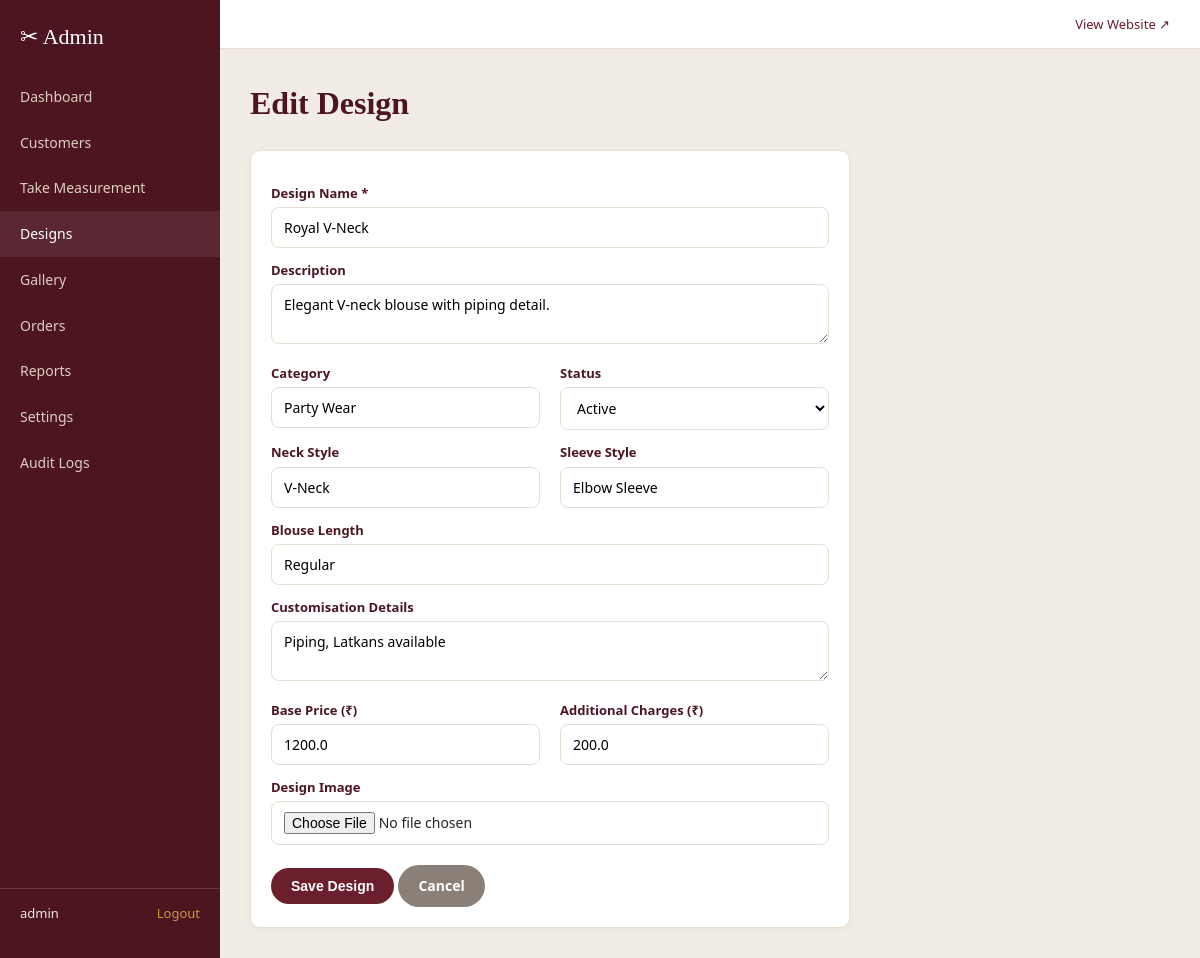
The page /admin/designs/1/edit (signed in) on the database its author committed.
### tables this page shows
CREATE TABLE designs (
    id                      INTEGER PRIMARY KEY AUTOINCREMENT,
    name                    TEXT NOT NULL,
    description             TEXT,
    category                TEXT,
    neck_style              TEXT,
    sleeve_style            TEXT,
    blouse_length           TEXT,
    customisation_details   TEXT,
    base_price              REAL NOT NULL DEFAULT 0,
    additional_charges      REAL NOT NULL DEFAULT 0,
    image_path              TEXT,
    status                  TEXT NOT NULL DEFAULT 'ACTIVE',   -- ACTIVE / INACTIVE
    created_at              TEXT NOT NULL DEFAULT (datetime('now')),
    modified_at             TEXT NOT NULL DEFAULT (datetime('now'))
);

### app/admin.py (the view, shortened to what this page needs)
@bp.route("/designs/<int:design_id>/edit", methods=["GET", "POST"])
@admin_login_required
def edit_design(design_id):
    design = db.query("SELECT * FROM designs WHERE id = ?", (design_id,), one=True)
    if not design:
        flash("Design not found.", "danger")
        return redirect(url_for("admin.designs"))
    return render_template("admin/design_form.html", design=design)

### app/db.py (called while the page is built)
def _connect_sqlite():
    path = current_app.config["SQLITE_PATH"]
    Path(path).parent.mkdir(parents=True, exist_ok=True)
    conn = sqlite3.connect(path)
    conn.row_factory = sqlite3.Row
    conn.execute("PRAGMA foreign_keys = ON")
    return conn

def get_db():
    if "db" not in g:
        engine = current_app.config["DB_ENGINE"]
        g.db = _connect_sqlite() if engine == "sqlite" else _connect_mssql()
        g.db_engine = engine
    return g.db

def _rows_to_dicts(cur, rows):
    columns = [col[0] for col in cur.description]
    return [dict(zip(columns, row)) for row in rows]

def query(sql, params=(), one=False):
    conn = get_db()
    cur = conn.cursor()
    cur.execute(sql, params)
    raw_rows = cur.fetchall()
    rows = _rows_to_dicts(cur, raw_rows)
    cur.close()
    if one:
        return rows[0] if rows else None
    return rows

### app/utils.py (called while the page is built)
def admin_login_required(view):
    @wraps(view)
    def wrapped(*args, **kwargs):
        if not session.get("admin_id"):
            flash("Please login as admin to continue.", "warning")
            return redirect(url_for("auth.admin_login", next=request.path))
        return view(*args, **kwargs)
    return wrapped

### templates/admin/design_form.html (shortened to what this page needs)
{% extends "admin/base.html" %}
{% block content %}
<h1>{{ 'Edit' if design else 'Add' }} Design</h1>
<form method="post" enctype="multipart/form-data" class="card" style="max-width:600px;">
  <label>Design Name *</label>
  <input type="text" name="name" required value="{{ design.name if design else '' }}">
  <label>Description</label>
  <textarea name="description" rows="2">{{ design.description if design else '' }}</textarea>
  <div class="grid grid-2">
    <div>
      <label>Category</label>
      <input type="text" name="category" value="{{ design.category if design else '' }}" placeholder="Party Wear / Bridal / Simple ...">
    </div>
    <div>
      <label>Status</label>
      <select name="status">
        <option value="ACTIVE" {{ 'selected' if design and design.status=='ACTIVE' }}>Active</option>
      </select>
    </div>
  </div>
  <div class="grid grid-2">
    <div>
      <label>Neck Style</label>
      <input type="text" name="neck_style" value="{{ design.neck_style if design else '' }}">
    </div>
    <div>
      <label>Sleeve Style</label>
      <input type="text" name="sleeve_style" value="{{ design.sleeve_style if design else '' }}">
    </div>
  </div>
  <label>Blouse Length</label>
  <input type="text" name="blouse_length" value="{{ design.blouse_length if design else '' }}">
  <label>Customisation Details</label>
  <textarea name="customisation_details" rows="2">{{ design.customisation_details if design else '' }}</textarea>
  <div class="grid grid-2">
    <div>
      <label>Base Price (₹)</label>
      <input type="number" step="0.01" min="0" name="base_price" value="{{ design.base_price if design else 0 }}">
    </div>
    <div>
      <label>Additional Charges (₹)</label>
      <input type="number" step="0.01" min="0" name="additional_charges" value="{{ design.additional_charges if design else 0 }}">
    </div>
  </div>
  <label>Design Image</label>
  <input type="file" name="image" accept=".jpg,.jpeg,.png,.webp">
  <div class="form-actions">
    <button class="btn" type="submit">Save Design</button>
    <a href="{{ url_for('admin.designs') }}" class="btn btn-secondary">Cancel</a>
  </div>
</form>
{% endblock %}

### static/css/style.css (style rules this page uses)
:root { --maroon: #6b1e2b; --maroon-dark: #4c1520; --gold: #c8983b; --cream: #faf6f0; --ink: #2b2320; --muted: #766a63; --border: #e7ddd0; --success: #2e7d4f; --danger: #b33a3a; --warning: #a8711f; --info: #2f6a8f; --radius: 10px; }
* { box-sizing: border-box; }
body { margin: 0; font-family: "Segoe UI", "Helvetica Neue", Arial, sans-serif; color: var(--ink); background: var(--cream); line-height: 1.55; }
a { color: var(--maroon); text-decoration: none; }
h1, h2, h3, h4 { font-family: Georgia, "Times New Roman", serif; color: var(--maroon-dark); margin-top: 0; }
.grid { display: grid; gap: 20px; }
.grid-2 { grid-template-columns: repeat(2, 1fr); }
.card { background: #fff; border: 1px solid var(--border); border-radius: var(--radius); padding: 20px; box-shadow: 0 2px 10px rgba(75,40,20,0.04); }
.btn { display: inline-block; padding: 10px 20px; border-radius: 24px; border: none; background: var(--maroon); color: #fff; cursor: pointer; font-size: 14px; font-weight: 600; }
.btn-secondary { background: #8a8078; }
label { display: block; font-size: 13px; font-weight: 600; margin: 12px 0 4px; color: var(--maroon-dark); }
input, select, textarea { width: 100%; padding: 10px 12px; border: 1px solid var(--border); border-radius: 8px; font-size: 14px; font-family: inherit; background: #fff; }
textarea { resize: vertical; }
.form-actions { margin-top: 20px; }
.admin-body { background: #f2ede4; }

### rows shown on the page
designs: name "Royal V-Neck", description "Elegant V-neck blouse with piping detail.", category "Party Wear", neck_style "V-Neck", sleeve_style "Elbow Sleeve", blouse_length "Regular", customisation_details "Piping, Latkans available", base_price "1200.0", additional_charges "200.0"

### other values the page prints
{{ session.get('admin_username','') }} "admin"
{{ 'Edit' if design else 'Add' }} "Edit"
